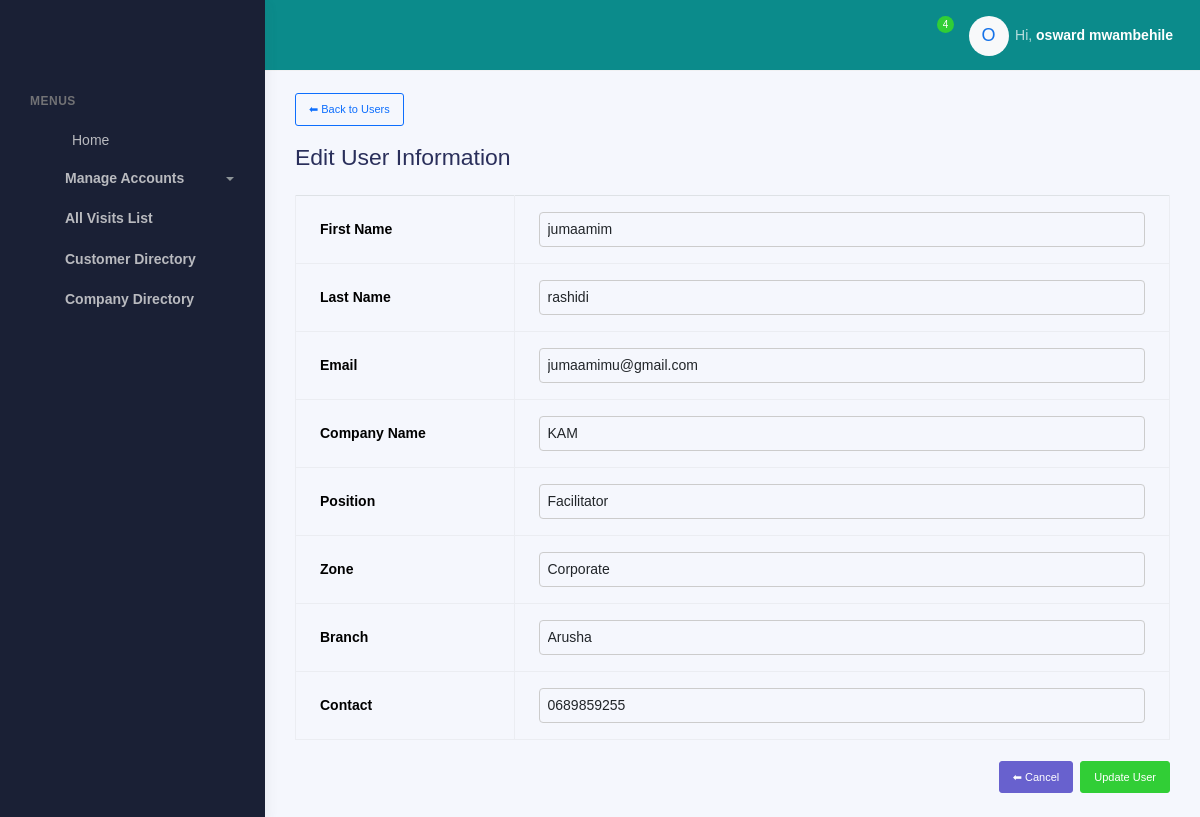
Screenshot of /customer/users-edit/2/edit/ (signed in) with the database file from the repository.
### visits/models.py (models this page shows, shortened)
class CustomUser(AbstractBaseUser, PermissionsMixin):
    POSITION_CHOICES = [
        ('Head of Sales', 'Head of Sales'),
        ('Facilitator', 'Facilitator'),
        ('Product Brand Manager', 'Product Brand Manager'),
        ('Corporate Manager', 'Corporate Manager'),
        ('Corporate Officer', 'Corporate Officer'),
        ('Zonal Sales Executive', 'Zonal Sales Executive'),
        ('Mobile Sales Officer', 'Mobile Sales Officer'),
        ('Desk Sales Officer', 'Desk Sales Officer'),
        ('Admin', 'Admin'),
    ]
    ZONE_CHOICES = [
        ('Coast Zone', 'Coast Zone'),
        ('Corporate', 'Corporate'),
        ('Central Zone', 'Central Zone'),
        ('Southern Zone', 'Southern Zone'),
        ('Northern Zone', 'Northern Zone'),
        ('Lake Zone', 'Lake Zone'),
    ]
    BRANCH_CHOICES = [
        ('Chanika', 'Chanika'),
        ('Mikocheni', 'Mikocheni'),
        ('Morogoro', 'Morogoro'),
        ('Zanzibar', 'Zanzibar'),
        ('ANDO HQ', 'ANDO HQ'),
        ('Dodoma', 'Dodoma'),
        ('Singida', 'Singida'),
        ('Tabora', 'Tabora'),
        ('Mbeya', 'Mbeya'),
        ('Tunduma', 'Tunduma'),
        ('Arusha', 'Arusha'),
        ('Moshi', 'Moshi'),
        ('Mwanza', 'Mwanza'),
        ('Geita', 'Geita'),
    ]
    COMPANY_CHOICES = [
        ('ANDO', 'ANDO'),
        ('KAM', 'KAM'),
        ('MATE', 'MATE'),
    ]
    company_name = models.CharField(max_length=50, choices=COMPANY_CHOICES, null=True, blank=True)
    email = models.EmailField(unique=True)
    first_name = models.CharField(max_length=50, null=True, blank=True)
    last_name = models.CharField(max_length=50, null=True, blank=True)
    is_active = models.BooleanField(default=True)
    is_staff = models.BooleanField(default=False)
    date_joined = models.DateTimeField(default=timezone.now)
    position = models.CharField(max_length=100, choices=POSITION_CHOICES, null=True, blank=True)
    zone = models.CharField(max_length=100, choices=ZONE_CHOICES, null=True, blank=True)
    branch = models.CharField(max_length=100, choices=BRANCH_CHOICES, null=True, blank=True)
    contact = models.CharField(
        max_length=13,
        null=True,
        blank=True,
        validators=[
            RegexValidator(
                regex=r'^(?:\+255|0)[67][0-9]\d{7}$',
                message="Enter a valid Tanzanian phone number (e.g. +255712345678 or 0712345678)"
            )
        ]
    )
    objects = CustomUserManager()
    USERNAME_FIELD = 'email'
    REQUIRED_FIELDS = []
    def get_full_name(self):
        return f"{self.first_name} {self.last_name}".strip()

### customer/views.py (the view, shortened to what this page needs)
# urls.py: path('users-edit/<int:user_id>/edit/', views.edit_user, name='edit_user'),
@login_required
@user_passes_test(lambda u: u.is_staff or u.is_superuser)
def edit_user(request, user_id):
    user = get_object_or_404(CustomUser, pk=user_id)
    return render(request, "company/edit_user.html", {"user_obj": user})

### templates/company/edit_user.html (shortened to what this page needs)
{% extends "company/base.html" %}
{% load static %}
{% block content %}
  {% include "company/sidebar.html" %}
  <div class="main-panel">
    <div class="main-header">
      {% include "company/nav.html" %}
    </div>
    <div class="container">
      <div class="page-inner">
        <div class="mb-3">
          <a href="{% url 'user_list' %}" class="btn btn-outline-primary btn-sm">
            ⬅ Back to Users
          </a>
        </div>
        <h3 class="mb-4">Edit User Information</h3>
        <form method="post" id="editUserForm">
          <table class="table table-bordered mb-4">
            <tbody>
              <tr>
                <th style="width: 25%;">First Name</th>
                <td><input type="text" name="first_name" class="form-control" value="{{ user_obj.first_name }}" required></td>
              </tr>
              <tr>
                <th>Last Name</th>
                <td><input type="text" name="last_name" class="form-control" value="{{ user_obj.last_name }}" required></td>
              </tr>
              <tr>
                <th>Email</th>
                <td><input type="email" name="email" class="form-control" value="{{ user_obj.email }}" required></td>
              </tr>
             <tr>
            <th>Company Name</th>
            <td>
                <select name="company_name" class="form-select" required>
                {% for value, label in user_obj.COMPANY_CHOICES %}
                    <option value="{{ value }}" {% if user_obj.company_name == value %}selected{% endif %}>{{ label }}</option>
                {% endfor %}
                </select>
            </td>
            </tr>
              <tr>
                <th>Position</th>
                <td>
                  <select name="position" class="form-select" required>
                    {% for value, label in user_obj.POSITION_CHOICES %}
                      <option value="{{ value }}" {% if user_obj.position == value %}selected{% endif %}>{{ label }}</option>
                    {% endfor %}
                  </select>
                </td>
              </tr>
              <tr>
                <th>Zone</th>
                <td>
                  <select name="zone" class="form-select" required>
                    {% for value, label in user_obj.ZONE_CHOICES %}
                      <option value="{{ value }}" {% if user_obj.zone == value %}selected{% endif %}>{{ label }}</option>
                    {% endfor %}
                  </select>
                </td>
              </tr>
              <tr>
                <th>Branch</th>
                <td>
                  <select name="branch" class="form-select" required>
                    {% for value, label in user_obj.BRANCH_CHOICES %}
                      <option value="{{ value }}" {% if user_obj.branch == value %}selected{% endif %}>{{ label }}</option>
                    {% endfor %}
                  </select>
                </td>
              </tr>
              <tr>
                <th>Contact</th>
                <td><input type="text" name="contact" class="form-control" value="{{ user_obj.contact }}" required></td>
              </tr>
            </tbody>
          </table>
          <div class="d-flex justify-content-end gap-2">
            <a href="{% url 'user_list' %}" class="btn btn-secondary btn-sm">
              ⬅ Cancel
            </a>
            <button type="submit" id="editBtn" class="btn btn-success btn-sm d-flex align-items-center gap-2">
              <span id="editBtnText">Update User</span>
            </button>
          </div>
        </form>
      </div>
    </div>
  </div>
{% endblock %}

### templates/company/nav.html (shortened to what this page needs)
{% load static %}
<nav class="navbar navbar-header navbar-expand-lg border-bottom" style="background-color: rgb(11, 139, 139)">
  <div class="container-fluid">
    <ul class="navbar-nav topbar-nav ms-md-auto align-items-center">
      <li class="nav-item topbar-icon dropdown hidden-caret">
        <a class="nav-link dropdown-toggle text-white" href="#" id="notifDropdown" role="button" data-bs-toggle="dropdown" aria-haspopup="true" aria-expanded="false">
          <span class="notification">4</span>
        </a>
      </li>
      <li class="nav-item topbar-user dropdown hidden-caret">
        <a class="dropdown-toggle profile-pic text-white" data-bs-toggle="dropdown" href="#" aria-expanded="false">
          <div class="avatar-sm">
            <div class="avatar-initial rounded-circle bg-light text-primary d-flex align-items-center justify-content-center" style="width: 40px; height: 40px; font-size: 18px;">
              {% if request.user.is_authenticated %}
                {{ request.user.first_name|slice:":1"|default:"U"|upper }}
              {% else %}
                G
              {% endif %}
            </div>
          </div>
          <span class="profile-username">
            <span class="op-7">Hi,</span>
            {% if request.user.is_authenticated %}
              <span class="fw-bold">{{ request.user.first_name }} {{ request.user.last_name }}</span>
            {% else %}
              <span class="fw-bold">Guest</span>
            {% endif %}
          </span>
        </a>
      </li>
    </ul>
  </div>
</nav>

### templates/company/edit_user.html (style rules this page uses)
.table { background: transparent !important; }
.table th, .table td { background: transparent !important; vertical-align: middle; }
input, select { background: transparent !important; border: 1px solid #ccc !important; border-radius: 4px !important; padding: 6px 8px !important; width: 100% !important; }

### rows the page displays
CustomUser: user.first_name "O", user.first_name "osward", user.last_name "mwambehile"
CustomUser: first_name "jumaamim", last_name "rashidi", email "jumaamimu@gmail.com", company_name "KAM", position "Facilitator", zone "Corporate", branch "Arusha", contact "0689859255"
